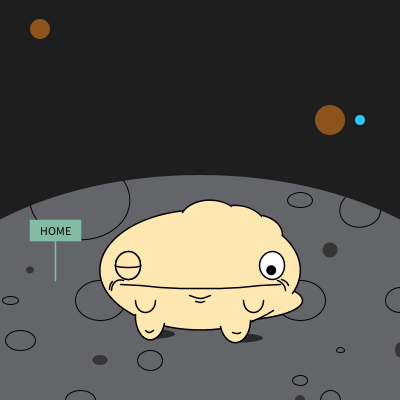
Frame 1 (no input)
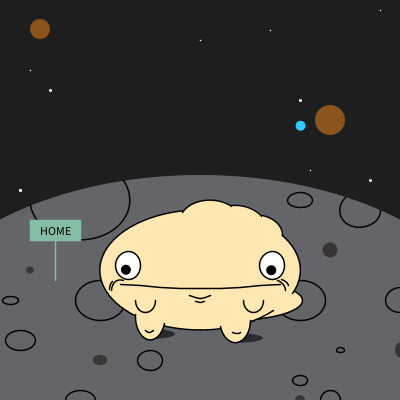
Frame 60 (the mouse pressed at the canvas centre just before this capture)
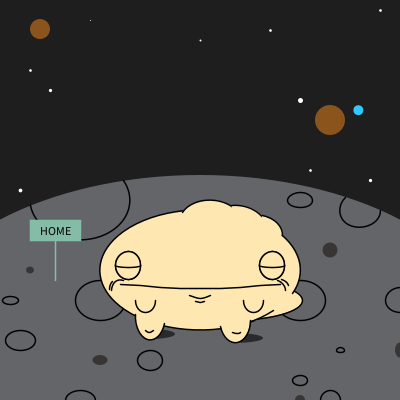
Frame 120 (the mouse held since frame 60 and released just before this capture)

The Processing sketch that drew these frames (run headless with seeded random() and noise(); from frame 60 on, the mouse is pressed at the canvas centre):

// Processing sketch: processing_70412
// ── processing_70412.pde



//##########################################################
//------------ Énonciation des variable et des tableaux
//##########################################################

//-- Centre du monstre

float x, y;

//-- variables pour déplacement des yeux !

float dyeux = 25;
float dpupille = 10;
float dpupille2 = 18;

//-- variables pour la navette

float xNavette = 50;
float yNavette = -20;
int etatNavette = 0;
float xNavetteCible = 0;
float yNavetteCible = 0;
float vitesseNavette = 0.01;
float xFumee = 118;
float yFumee = 150;
float xFumeeCible = 0;
float yFumeeCible = 0;
int f = 0;

//--- rectangle de home E.T.

float homeX = 55;
float homeY = 230;
float homeW = 50;
float homeH = 20;


//-- Tableau pour le déplacement du monstre sur la lune

boolean[] deplacement;

// -- variable pour sortie des dents

float dent = 0;

//-- variables pour up / down grosseur étoiles

float etoile, etoilecible;
float etoile2, etoilecible2;
float etoile3, etoilecible3;
float etoile4, etoilecible4;
float etoile5, etoilecible5;
float etoile6, etoilecible6;
float etoile7, etoilecible7;
float etoile8, etoilecible8;
float etoile9, etoilecible9;
float etoile10, etoilecible10;

//-- variables pour colorisation des planètes

float overplanete;
float overplanete2;
float press;
float r = 139;
float g = 84;
float b = 28;
float r2 = 139;
float g2 = 84;
float b2 = 28;


//--- variables pour déplacement proportionnel du satellite des planètes

float satX = 330;
float satY = 120;
float vitesseX;
float vitesseY;
float finalsatX = 330;
float finalsatY = 120;
float R;

//--- variable pour la latence du monstre méchant

float F = 0;

//-- Variable pour l'interval des yeux.

float etatOeil = 0;
float interval = 0;
float timeStamp =0;



//##################################################################
//------------ Initialisation de ma fenêtre ----- SETUP ---------
//##################################################################


void setup () {


  //--- Réglages de base  
  size(400, 400);
  smooth ();

  //--- Création du taleau pour le déplacement de gauche à droite du monstre.
  deplacement = new boolean[256];


  //---- variables principales pour le tableau, la plus part des éléments sont géré et placer dans
  //---- la scène grâce à ces deux variables.

  x = width/2;
  y = 270;


  //--- variable pour étoiles

  etoilecible = random(6);
}


//##########################################################
//----------------        DRAW        -------------------
//##########################################################


void draw () { 


  /*
    --- Instalation du décor présent tout au long du sketch
   --- Car à mon monstre est géré en deux état par des "IF"
   --- qui sont eux aussi dans le draw mais plus tard.
   */


  //--- Background  
  background (30);

  //--- Planète principale et cratères, les prochaines lignes servent à dessiner le décor ainsi que la grosse planete
  noStroke();

  fill(100, 101, 105);
  ellipse (200, 350, 600, 350);

  stroke(2);

  ellipse (300, 300, 50, 40);
  ellipse (100, 300, 50, 40);
  ellipse (80, 400, 30, 20);
  ellipse (150, 300, 10, 4);
  ellipse (10, 300, 16, 8);
  arc (80, 200, 100, 80, -0.5, PI-0.15);
  ellipse (400, 300, 30, 25);
  ellipse (20, 340, 30, 20);
  ellipse (330, 400, 20, 20);
  ellipse (150, 360, 25, 20);
  ellipse (300, 200, 25, 15);
  ellipse (340, 350, 8, 5);
  ellipse (300, 380, 15, 10);
  arc (360, 210, 40, 35, -0, 3.9);

  noStroke();

  fill(57, 53, 53);
  ellipse (400, 350, 10, 15);
  ellipse (30, 270, 8, 7);
  ellipse (300, 400, 10, 10);
  ellipse (100, 360, 15, 10);
  ellipse (330, 250, 15, 15);


  /*--- Étoiles, assouplissement de grosseur des étoiles... pas le moyen le plus efficace.
   Un tableau serait mieux, mais je ne me souvenais plus comment. J'avais fais cette partie pendant la grève désolé.
   Les étoiles se font assigné une grosseur aléatoire et elles possède une vitesse proportionnelle.
   */

  stroke(255);

  if ( random(100) < 5 ) {
    etoilecible = random(6);
  }
  etoile = ( etoilecible - etoile )  * 0.03 + etoile;
  strokeWeight(etoile); 
  point(30, 70);

  if ( random(100) < 5 ) {
    etoilecible2 = random(6);
  }
  etoile2 = ( etoilecible2 - etoile2 )  * 0.03 + etoile2;
  strokeWeight(etoile2);
  point(200, 40);

  if ( random(100) < 5 ) {
    etoilecible3 = random(6);
  }
  etoile3 = ( etoilecible3 - etoile3 )  * 0.03 + etoile3;
  strokeWeight(etoile3);
  point(50, 90);

  if ( random(100) < 5 ) {
    etoilecible4 = random(6);
  }
  etoile4 = ( etoilecible4 - etoile4 )  * 0.03 + etoile4;
  strokeWeight(etoile4);
  point(300, 100);

  if ( random(100) < 5 ) {
    etoilecible5 = random(6);
  }
  etoile5 = ( etoilecible5 - etoile5 )  * 0.03 + etoile5;
  strokeWeight(etoile5);
  point(90, 20);

  if ( random(100) < 5 ) {
    etoilecible6 = random(6);
  }
  etoile6 = ( etoilecible6 - etoile6 )  * 0.03 + etoile6;
  strokeWeight(etoile);
  point(270, 30);

  if ( random(100) < 5 ) {
    etoilecible7 = random(6);
  }
  etoile7 = ( etoilecible7 - etoile7 )  * 0.03 + etoile7;
  strokeWeight(etoile7);
  point(20, 190);

  if ( random(100) < 5 ) {
    etoilecible8 = random(6);
  }
  etoile8 = ( etoilecible8 - etoile8 )  * 0.03 + etoile8;
  strokeWeight(etoile8);
  point(380, 10);

  if ( random(100) < 5 ) {
    etoilecible9 = random(6);
  }
  etoile9 = ( etoilecible9 - etoile9 )  * 0.03 + etoile9;
  strokeWeight(etoile);
  point(310, 170);

  if ( random(100) < 5 ) {
    etoilecible10 = random(6);
  }
  etoile10 = ( etoilecible10 - etoile10 )  * 0.03 + etoile10;
  strokeWeight(etoile10);
  point(370, 180);
  strokeWeight(1.5);
  noStroke();



  //--- Petites planètes qui peuvent changer de couleur, grâce au clic de de la souris.
  //--- 

  overplanete = dist( mouseX, mouseY, 330, 120 ) ;
  if ( overplanete < 20 && press == 1) {
    r = random(255);
    g = random(255);
    b = random(255);
    press = 0;
    finalsatX = 330;
    finalsatY = 120;
  }

  fill(r, g, b);

  ellipse (330, 120, 30, 30);

  overplanete2 = dist( mouseX, mouseY, 40, 29 ) ;
  if ( overplanete2 < 11 && press  == 1) {
    r2 = random(255);
    g2 = random(255);
    b2 = random(255);
    press = 0;
    finalsatX = 40;
    finalsatY = 29;
  }
  fill(r2, g2, b2);
  ellipse (40, 29, 20, 20);




  //---- satellite "style lune" autour des planètes. La planète se fait changer
  //---- son point de rotation lors du clic de la souris. Elle gravite autour des planètes
  //---- grâce à un push et pop matrix. Il aurait également été possible de le faire grâce à
  //---- une incrémentation de la valeur PI, je crois.


  //-Vitesse proportionnel

  satX = ( finalsatX - satX) / 30 + satX; //30. vitesse de déplacement
  satY = ( finalsatY - satY) / 30 + satY;


  pushMatrix();

  translate(satX, satY);
  rotate(R * 0.05);  //vitesse de rotation
  translate(30, 0);

  fill(50, 200, 255);
  ellipse(0, 0, 10, 10);

  popMatrix();


  //--- Incrémentation de la variable R pour continuer une rotation de plus à chaque lecture du code.
  R++;




  //--- Condition de déplacement du monstre en X seulement ceci dépend des flèches de gauche et droite ------


  if (  deplacement[LEFT] == true && x > 140 ) {
    x = x - 0.5;
  }



  if (  deplacement[RIGHT] == true && x < 270) {
    x = x + 0.5;
  }



  //---- rectangle de maison E.T. Cette pancarte de retour à la maison est un réctangle et une ligne. Avec du texte au centre.

  fill(133, 188, 165);
  rectMode(CENTER);
  stroke(133, 188, 165);
  line(homeX, homeY, homeX, homeY+50);
  rect(homeX, homeY, homeW, homeH);

  fill(0);
  textAlign(CENTER);
  textSize(12);
  String s = "HOME";
  text(s, homeX, homeY+5 );
  stroke(0);


  //---  NAVETTE pour le monstre, constitué d'ellipses.
  //---  La navette se fait changer sa position lors du clic sur la pencarte de maison et ce dirige ensuite
  //---  vers la position sur la lune avec une vitesse proportionnelle
  //---  La fumée apparait et disparait grâce à une une incrémentation et à une réduction du alpha à certain stade de l'incrémentation

  fill(255);
  if (etatNavette == 1 ) {
    xNavetteCible = 160;
    yNavetteCible = 164;
    xNavette = (xNavetteCible - xNavette) * vitesseNavette + xNavette;
    yNavette = (yNavetteCible - yNavette) * vitesseNavette + yNavette;
  }

  stroke(95, 139, 224);
  line(xNavette, yNavette-2, xNavette-12, yNavette+16);
  line(xNavette, yNavette-2, xNavette+12, yNavette+15);
  noStroke();
  fill(104, 148, 240);


  ellipse (xNavette, yNavette, 20, 18);
  ellipse (xNavette, yNavette, 40, 10);
  fill(125, 214, 119);
  ellipse(xNavette+3, yNavette, 2, 2);
  ellipse(xNavette+9, yNavette, 2, 2);
  ellipse(xNavette-3, yNavette, 2, 2);
  ellipse(xNavette-9, yNavette, 2, 2);
  ellipse(xNavette+14, yNavette, 2, 2);
  ellipse(xNavette-14, yNavette, 2, 2);
  fill(255);



  if (f > 30) {
    fill(255, 150);
  }

  if ( f > 70) {
    fill(255, 100) ;
  }

  if (yNavette > 160  && f < 100 ) {
    noStroke();
    //gauche
    ellipse (xFumee+18, yFumee+20, 5, 5);
    ellipse (xFumee+19, yFumee+19, 4, 4);
    ellipse (xFumee+10, yFumee+12, 7, 7);
    ellipse (xFumee+12, yFumee+12, 8, 8);
    ellipse (xFumee+5, yFumee+3, 10, 10);
    ellipse (xFumee+5, yFumee, 12, 12);
    //droit
    ellipse (xFumee+60, yFumee+20, 5, 5);
    ellipse (xFumee+62, yFumee+19, 4, 4);
    ellipse (xFumee+66, yFumee+12, 7, 7);
    ellipse (xFumee+68, yFumee+12, 7, 8);
    ellipse (xFumee+80, yFumee+3, 9, 10);
    ellipse (xFumee+84, yFumee, 13, 12);
    f++;
  }

  if (f > 30) {
    xFumeeCible = xFumee + 2;
    yFumeeCible = yFumee - 5;
    xFumee = (xFumeeCible - xFumee) * vitesseNavette + xFumee;
    yFumee = (yFumeeCible - yFumee) * vitesseNavette + yFumee;
  }
  fill(255, 255);

  //##########################################################
  //---------- Si la souri est over le dessin est actualisé après que la souris soit rester plus que 2 secondes over.
  //-------------------- MONSTRE MÉCHANT -------------------
  //##########################################################

  //--Permet de savoir si la souris se trouve au dessus de monstre
  float over;
  over = dist( mouseX, mouseY, x-10, y-15 ) ;


  //--incrémentation qui gère la lentance avant la réaction du monstre
  //évite une réponse trop rapide lors du chevauchement de la zone active.

  if ( over < 50 ) {
    F = F + 1;
  }


  //-- Retour à zero de l'incrémentation lors de la sortie de la zone active 

  if ( over > 120 && F > 50) {
    F=0;
  }

  if ( over < 120 && F >= 50) {




    //--- Background dans la bouche              --MONSTRE MÉCHANT
    fill(75, 0, 0);
    ellipse(x-15, y-10, 210, 100);
    noFill();

    //--- Rayé dans bouche                       --MONSTRE MÉCHANT
    colorMode(HSB);
    strokeWeight(1.5);
    float   raye = 0;
    while ( raye < 200 ) {
      float   dessinx2 = random (-96, 70);
      float   dessiny2 = random (-50, 40);
      float   colorx   = random (  1, 30);
      stroke(0, 8, colorx);
      line(x+10, y, x+dessinx2, y+dessiny2);
      raye = raye + 1;
    }
    colorMode(RGB);


    //--- Mouvement avec les dents                            --MONSTRE MÉCHANT


    if (mousePressed == true) {



      dent = 1.5*(dent + 0.3);
      dent = constrain (dent, 0, 15);
    }


    else if (mousePressed == false) {

      dent = dent - 0.7;
      dent = constrain (dent, 0, 15);
    }


    //--- Dessin des dents animé par la variable dent               --MONSTRE MÉCHANT

    stroke(1);
    fill(255);
    triangle(x-40, y-5 + dent, x-45, y-25, x-35, y-25);
    triangle(x+20, y-9 + dent, x+25, y-25, x+15, y-25);
    triangle(x+30, y+12 -dent, x+35, y+28, x+25, y+28);
    triangle(x+10, y+24 -dent, x+15, y+28, x+5, y+28);
    triangle(x-50, y+16 -dent, x-55, y+28, x-45, y+28);
    triangle(x-10, y+30 -dent, x-15, y+28, x-5, y+28);
    triangle(x-30, y+24 -dent, x-35, y+28, x-25, y+28);

    //--- Gencives créé par des ellipse HAUTE                --MONSTRE MÉCHANT

    fill(185, 62, 62);
    noStroke();
    ellipse(x+35, y-29, 40, 20);
    ellipse(x+24, y-24, 40, 20);
    ellipse(x+10, y-24, 40, 20);
    ellipse(x, y-20, 50, 20);
    ellipse(x-10, y-20, 50, 20);
    ellipse(x-20, y-20, 50, 20);
    ellipse(x-40, y-28, 50, 20);
    ellipse(x-60, y-30, 50, 20);

    //--- Gencives créé par des ellipse BASSE                --MONSTRE MÉCHANT

    ellipse(x+35, y+29, 40, 20);
    ellipse(x+24, y+34, 40, 20);
    ellipse(x+10, y+35, 40, 20);
    ellipse(x, y+40, 50, 20);
    ellipse(x-10, y+32, 50, 20);
    ellipse(x-20, y+32, 50, 20);
    ellipse(x-40, y+28, 50, 20);
    ellipse(x-60, y+30, 50, 20);
    ellipse(x+50, y+30, 50, 20);
    ellipse(x-70, y+30, 50, 20);

    //--- Corps  ET trou dans la bouche         --MONSTRE MÉCHANT
    stroke(1);
    fill(255, 231, 178);
    beginShape();
    curveVertex(x, y-100);
    curveVertex(x, y-100);
    curveVertex(x+90, y-70);
    curveVertex(x+100, y);
    curveVertex(x+70, y+40);
    curveVertex(x+15, y+50);
    curveVertex(x-30, y+55);
    curveVertex(x-60, y+50);
    curveVertex(x-90, y+45);
    curveVertex(x-108, y+20);
    curveVertex(x-115, y-45);
    curveVertex(x, y-100);


    curveVertex(x-110, y-33);
    curveVertex(x-111, y-30);
    curveVertex(x-105, y-15);
    curveVertex(x-97, y);
    curveVertex(x-70, y+20);
    curveVertex(x-50, y+30);
    curveVertex(x-30, y+35);
    curveVertex(x, y+39);
    curveVertex(x+15, y+36);
    curveVertex(x+40, y+30);
    curveVertex(x+60, y+18);
    curveVertex(x+70, y+10);
    curveVertex(x+75, y);
    curveVertex(x+81, y-31);
    curveVertex(x+80, y-33);
    curveVertex(x+40, y-28);
    curveVertex(x, y-23);
    curveVertex(x-110, y-33);
    curveVertex(x-110, y-33);
    curveVertex(x-110, y-33);

    endShape();

    //--- Patch pour coin de bouche                    --MONSTRE MÉCHANT
    noStroke();
    ellipse (x-115, y-32, 10, 10);
    ellipse (x-102, y-38, 20, 10);
    stroke(1);



    //--- curve plus ronde du corps = dessus de tête   --MONSTRE MÉCHANT

    arc(x+40, y-75, 60, 40, PI+1.40, 2*PI-0.3);
    arc(x-10, y-35, 200, 135, PI+0.2, 2*PI-1.);


    //--- Mains + inclinaison légère de la main droite --MONSTRE MÉCHANT

    stroke(0);
    fill(255, 231, 178);

    pushMatrix();
    translate(-4, -2);
    rotate(-0.02);
    arc(x+100, y-10, 50, 25, 4.6, 8);
    popMatrix();

    arc(x-115, y-10, 50, 25, PI/2, 4.45 );
    noFill();

    //--- Bouche                                       --MONSTRE MÉCHANT
    noFill();
    beginShape();
    curveVertex(x-110, y-33);
    curveVertex(x-110, y-33);
    curveVertex(x-111, y-30);
    curveVertex(x-105, y-15);
    curveVertex(x-97, y);
    curveVertex(x-70, y+20);
    curveVertex(x-50, y+30);
    curveVertex(x-30, y+35);
    curveVertex(x, y+39);
    curveVertex(x+15, y+36);
    curveVertex(x+40, y+30);
    curveVertex(x+60, y+18);
    curveVertex(x+70, y+10);
    curveVertex(x+75, y);
    curveVertex(x+81, y-31);
    curveVertex(x+80, y-33);
    curveVertex(x+40, y-28);
    curveVertex(x, y-23);
    curveVertex(x-110, y-33);
    curveVertex(x-110, y-33);
    endShape();

    //--- Sourcil gauche                               --MONSTRE MÉCHANT

    fill(0);
    beginShape();
    vertex(x-85, y-75);
    vertex(x-85, y-75);
    vertex(x-72, y-68);
    vertex(x-75, y-68);
    vertex(x-83, y-72);
    endShape(CLOSE);

    //--- Sourcil droit                                --MONSTRE MÉCHANT

    beginShape();
    vertex(x+80, y-76);
    vertex(x+80, y-73);
    vertex(x+65, y-70);
    vertex(x+64, y-70);
    vertex(x+80, y-76);
    endShape(CLOSE);


    //--- Yeux Blanc                                   --MONSTRE MÉCHANT
    fill(255, 255, 255);
    ellipse(x+72, y-55, 25, 28);
    ellipse(x-83, y-55, 25, 28);

    //--- Joues droites                                --MONSTRE MÉCHANT
    noFill();
    arc(x+78, y-30, 20, 20, 5, 2*PI);
    arc(x+80, y-31, 20, 20, 5, 1.9*PI);

    //--- Joues gauches                                --MONSTRE MÉCHANT
    arc(x-105, y-30, 20, 20, PI, 5);
    arc(x-108, y-29, 20, 20, PI, 4);

    //--- Pieds                                        --MONSTRE MÉCHANT
    stroke(0);
    fill(255, 231, 178);
    arc(x+35, y+50, 30, 45, -0.25, PI+0.2);
    arc(x-50, y+47, 30, 45, 0.3, PI+0.1);
    noStroke();
    ellipse(x+35, y+50, 30, 20);

    //--- Queue                                        --MONSTRE MÉCHANT
    stroke(1);
    fill(255, 231, 178);
    arc (x+47, y+28, 130, 30, 5.55, 7.53);
    noFill();
    arc(x+5, y-5, 200, 120, 0.80, 0.9);



    //--- Yeux pupille droit                            --MONSTRE MÉCHANT
    fill(0);
    noStroke();
    float yposition = y - 54 ;
    float xposition = x + 71 ;
    float yposition2 = y-54;
    float xposition2 = x-83;

    float radians = atan2(mouseY - yposition, mouseX - xposition );
    float distance = dist(mouseX, mouseY, x, y);

    distance = constrain(distance, 0, dyeux/2 - dpupille/2);

    float pupilleX = cos(radians)* distance + x;
    float pupilleY = sin(radians)* distance + y;

    ellipse(pupilleX+71, pupilleY-54, dpupille, dpupille);


    //--- Yeux pupille gauche                            --MONSTRE MÉCHANT

    float radians2 = atan2(mouseY - yposition2, mouseX - xposition2 );    

    float pupilleX2 = cos(radians2)* distance + x;
    float pupilleY2 = sin(radians2)* distance + y;

    ellipse(pupilleX2-83, pupilleY2-54, dpupille, dpupille);

    //--- Ptit truc sous la bouche                       --MONSTRE MÉCHANT
    stroke(1);
    noFill();
    beginShape();
    curveVertex(x-11, y+40);
    curveVertex(x-11, y+40);
    curveVertex(x, y+43);
    curveVertex(x+10, y+40);
    curveVertex(x+10, y+40);
    endShape();

    beginShape();
    curveVertex(x-5, y+47);
    curveVertex(x-5, y+45);
    curveVertex(x, y+46);
    curveVertex(x+4, y+45);
    curveVertex(x+4, y+47);
    endShape();

    //--- Genoux                                             --MONSTRE MÉCHANT
    beginShape();
    curveVertex(x-60, y+53);
    curveVertex(x-55, y+60);
    curveVertex(x-51, y+62);
    curveVertex(x-47, y+60);
    curveVertex(x-47, y+60);
    endShape();

    beginShape();
    curveVertex(x+45, y+55);
    curveVertex(x+40, y+62);
    curveVertex(x+36, y+63);
    curveVertex(x+32, y+62);
    curveVertex(x+32, y+62);
    endShape();

    //--- Bosse en dessous de l'oeil gauche                    --MONSTRE MÉCHANT
    fill(255, 231, 178);
    stroke(2);
    arc(x-97, y-38, 50, 20, PI+PI/2, 2*PI);

    //--- Bosse en dessous de l'oeil droite                    --MONSTRE MÉCHANT
    arc(x+72, y-36, 50, 20, PI+0.2, PI+2.1);
    noStroke();
  }







  //-- ############################################################
  //------------------------- MONSTRE GENTIL ------------------
  //-- ############################################################
  //Lorsque la souris n'est pas au dessus de la zone active du monstre il prend son état standar

  else {


    //--- Ombres des jambes.

    fill(0, 0, 0, 150);
    noStroke();
    arc (x-50, y+64, 50, 10, -1, 1.3);
    arc  (x+33, y+68, 60, 10, -1, 1.3); 


    //--- remise à zéro de la variable dent

    dent = 0;


    //--- Queue Cu  -------- Monstre gentil
    stroke(1);
    strokeWeight(1.5);
    fill(255, 231, 178);
    ellipse(x+30, y+30, 145, 40);

    //--- Ellipse corps  -------- Monstre gentil
    noStroke();
    fill(255, 231, 178);
    ellipse(x, y, 200, 120);
    stroke(1);
    arc(x, y, 200, 120, 1, 2*PI+0.4);

    //--- Contour queue  -------- Monstre gentil
    stroke(0);
    noFill();
    arc(x, y, 200, 120, 0.75, 1.1);


    //--- Queue tête -------- Monstre gentil
    stroke(1);
    fill(255, 231, 178);
    arc(x+10, y-50, 60, 40, PI+0.4, 2*PI);
    arc(x+35, y-45, 60, 40, PI+1.45, 2*PI);
    arc(x+53, y-35, 60, 40, PI+1.88, 2*PI+0.02);


    //--- Mains ou ce qui peut ressembler a des mains  -------- Monstre gentil
    noFill();
    arc(x+53, y+30, 20, 25, 0, PI);
    arc(x-55, y+30, 20, 25, 0, PI);

    //--- Bouche  -------- Monstre gentil
    beginShape();
    vertex(x-80, y+14);
    vertex(x-80, y+14);
    vertex(x-60, y+15);
    vertex(x-40, y+17);
    vertex(x-20, y+18);
    vertex(x, y+18);
    vertex(x, y+18);
    vertex(x+20, y+18);
    vertex(x+40, y+17);
    vertex(x+60, y+15);
    vertex(x+80, y+14);
    vertex(x+80, y+14);
    endShape();

    //--- Yeux Blanc  -------- Monstre gentil
    fill(255, 255, 255);
    ellipse(x+72, y-5, 25, 28);
    ellipse(x-72, y-5, 25, 28);

    //--- Joues droites  -------- Monstre gentil
    noFill();
    arc(x+75, y+20, 20, 20, 5, 2*PI);
    arc(x+79, y+19, 20, 20, 5, 1.9*PI);

    //--- Joues gauches  -------- Monstre gentil
    arc(x-79, y+20, 20, 20, PI, 5);
    arc(x-81, y+19, 20, 20, PI, 4);

    //--- -Pieds  -------- Monstre gentil
    stroke(0);
    fill(255, 231, 178);
    arc(x+35, y+50, 30, 45, -0, PI-0.29);
    arc(x-50, y+47, 30, 45, 0.3, PI+0.1);

    //--- -Yeux pupille Droit -------- Monstre gentil
    //-- ils sont contraint à rester dans leur orbite avec le constrain. 
    //-- et ils suivent la direction de la souris

    fill(0);
    noStroke();

    float yposition = y + 2 ;
    float xposition = x + 69 ;
    float yposition2 = y + 2;
    float xposition2 = x - 69;

    float radians = atan2(mouseY - yposition, mouseX - xposition );
    float distance = dist(mouseX, mouseY, x, y);

    distance = constrain(distance, 0, dyeux/2 - 10);

    float pupilleX = cos(radians)* distance + x;
    float pupilleY = sin(radians)* distance + y;

    ellipse(pupilleX+73, pupilleY+2, dpupille, dpupille);


    //--- -Yeux pupille Gauche  -------- Monstre gentil
    //--- même chose que la pupille de droite mais les variables sont déjà appelé.


    float radians2 = atan2(mouseY - yposition2, mouseX - xposition2 );    

    float pupilleX2 = cos(radians2)* distance + x;
    float pupilleY2 = sin(radians2)* distance + y;

    ellipse(pupilleX2-73, pupilleY2+2, dpupille, dpupille);


    //--- -Ptit truc sous la bouche  -------- Monstre gentil

    stroke(1);
    noFill();
    beginShape();
    curveVertex(x-11, y+25);
    curveVertex(x-11, y+25);
    curveVertex(x, y+28);
    curveVertex(x+10, y+25);
    curveVertex(x+10, y+25);
    endShape();

    beginShape();
    curveVertex(x-5, y+33);
    curveVertex(x-5, y+31);
    curveVertex(x, y+32);
    curveVertex(x+4, y+31);
    curveVertex(x+4, y+33);
    endShape();

    //--- -Genoux  -------- Monstre gentil
    beginShape();
    curveVertex(x-60, y+53);
    curveVertex(x-55, y+60);
    curveVertex(x-51, y+62);
    curveVertex(x-47, y+60);
    curveVertex(x-47, y+60);
    endShape();

    beginShape();
    curveVertex(x+45, y+55);
    curveVertex(x+40, y+62);
    curveVertex(x+36, y+63);
    curveVertex(x+32, y+62);
    curveVertex(x+32, y+62);
    endShape();

    //--- Paupières qui se ferment aléatoirement créant plus de réalisme. DROITE

    if (etatOeil==1) {
      interval = 400;
      fill(255, 231, 178);
      stroke(0);
      ellipse (x+72, y-5, 25, 28);
      arc (x+72, y-5, 25, 4, 0, PI);

      if ( millis() - timeStamp >= interval ) {
        timeStamp = timeStamp + interval;
        interval = random(3000, 6000);
        etatOeil=0;
      }
    }

    // Timer pour le clignement d'oeil.

    if ( millis() - timeStamp >= interval ) {
      timeStamp = timeStamp + interval;
      etatOeil=1;
    }

    //--- Paupières qui se ferment aléatoirement créant plus de réalisme. GAUCHE

    if (etatOeil==1) {
      interval = 400;
      fill(255, 231, 178);
      stroke(0);
      ellipse (x-72, y-5, 25, 28);
      arc (x-72, y-5, 25, 4, 0, PI);

      if ( millis() - timeStamp >= interval ) {
        timeStamp = timeStamp + interval;
        interval = random(3000, 6000);
        etatOeil=0;
      }
    }

    // Timer pour le clignement d'oeil.

    if ( millis() - timeStamp >= interval ) {
      timeStamp = timeStamp + interval;
      etatOeil=1;
    }
  }
}


//La fonction qui gère si une touche (les flèches) ont été appuyé !

void keyPressed() {

  if ( key == CODED ) {
    deplacement[keyCode] = true;
  }
}




//La fonction qui gère si une touche à été relâché.  (les flèches toujours.)

void keyReleased() {

  if ( key == CODED ) {
    deplacement[keyCode] = false;
  }
}




//Permet de savoir si le bouton de la souris à été appuyer. Et si elle à été appuyer dans le rectangle de la pencarte ou la sélection du monstre.

void mousePressed() { 
  overplanete = dist( mouseX, mouseY, 330, 120 ) ;
  if (overplanete < 20) {
    press = 1;
  }


  overplanete2 = dist( mouseX, mouseY, 40, 29 ) ;
  if (overplanete2 < 11) {
    press = 1;
  }
  if (mousePressed == true) {

    if ( mouseX > 30 && mouseX < 80 && mouseY > 220 && mouseY < 240 ) {

      etatNavette = 1 ;
    }
  }
}
